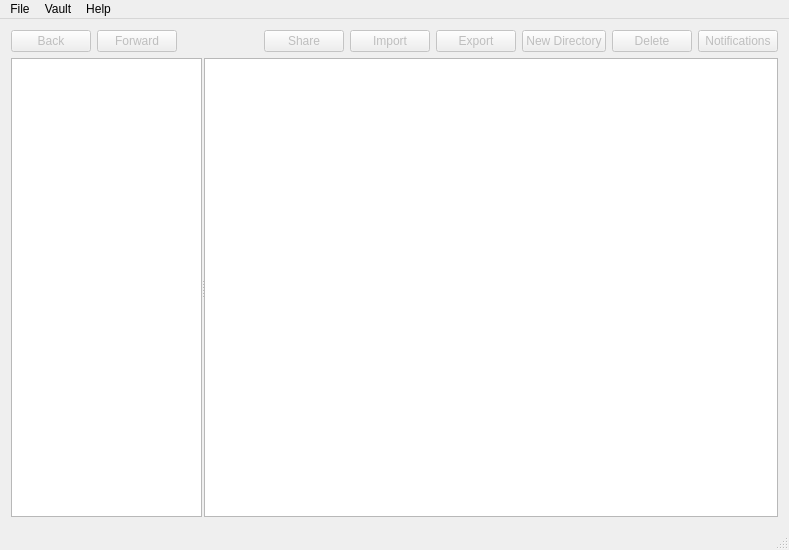
<?xml version="1.0" encoding="UTF-8"?>
<ui version="4.0">
 <class>MainWindow</class>
 <widget class="QMainWindow" name="MainWindow">
  <property name="geometry">
   <rect>
    <x>0</x>
    <y>0</y>
    <width>789</width>
    <height>550</height>
   </rect>
  </property>
  <property name="windowTitle">
   <string>PartitionSafe</string>
  </property>
  <property name="windowIcon">
   <iconset resource="../application.qrc">
    <normaloff>:/resource/icon.png</normaloff>:/resource/icon.png</iconset>
  </property>
  <property name="unifiedTitleAndToolBarOnMac">
   <bool>true</bool>
  </property>
  <widget class="QWidget" name="centralWidget">
   <layout class="QGridLayout" name="gridLayout">
    <item row="2" column="0">
     <layout class="QGridLayout" name="gridLayout_2">
      <item row="1" column="0">
       <widget class="QSplitter" name="splitter">
        <property name="autoFillBackground">
         <bool>true</bool>
        </property>
        <property name="frameShadow">
         <enum>QFrame::Raised</enum>
        </property>
        <property name="lineWidth">
         <number>1</number>
        </property>
        <property name="orientation">
         <enum>Qt::Horizontal</enum>
        </property>
        <property name="opaqueResize">
         <bool>false</bool>
        </property>
        <property name="handleWidth">
         <number>2</number>
        </property>
        <property name="childrenCollapsible">
         <bool>false</bool>
        </property>
        <widget class="QTreeView" name="treeViewFiles">
         <property name="sizePolicy">
          <sizepolicy hsizetype="Preferred" vsizetype="Expanding">
           <horstretch>1</horstretch>
           <verstretch>0</verstretch>
          </sizepolicy>
         </property>
         <property name="autoFillBackground">
          <bool>true</bool>
         </property>
         <property name="rootIsDecorated">
          <bool>true</bool>
         </property>
        </widget>
        <widget class="MainTreeViewFiles" name="treeViewExplorer">
         <property name="sizePolicy">
          <sizepolicy hsizetype="Expanding" vsizetype="Expanding">
           <horstretch>3</horstretch>
           <verstretch>0</verstretch>
          </sizepolicy>
         </property>
         <property name="alternatingRowColors">
          <bool>true</bool>
         </property>
         <property name="selectionMode">
          <enum>QAbstractItemView::ExtendedSelection</enum>
         </property>
         <property name="rootIsDecorated">
          <bool>false</bool>
         </property>
         <property name="itemsExpandable">
          <bool>false</bool>
         </property>
         <property name="sortingEnabled">
          <bool>true</bool>
         </property>
         <property name="animated">
          <bool>true</bool>
         </property>
         <property name="wordWrap">
          <bool>true</bool>
         </property>
        </widget>
       </widget>
      </item>
     </layout>
    </item>
    <item row="1" column="0">
     <layout class="QHBoxLayout" name="horizontalLayout">
      <item>
       <widget class="QPushButton" name="buttonBack">
        <property name="enabled">
         <bool>false</bool>
        </property>
        <property name="text">
         <string>Back</string>
        </property>
        <property name="flat">
         <bool>false</bool>
        </property>
       </widget>
      </item>
      <item>
       <widget class="QPushButton" name="buttonForward">
        <property name="enabled">
         <bool>false</bool>
        </property>
        <property name="text">
         <string>Forward</string>
        </property>
       </widget>
      </item>
      <item>
       <spacer name="horizontalSpacer">
        <property name="orientation">
         <enum>Qt::Horizontal</enum>
        </property>
        <property name="sizeHint" stdset="0">
         <size>
          <width>40</width>
          <height>20</height>
         </size>
        </property>
       </spacer>
      </item>
      <item>
       <widget class="QPushButton" name="buttonShare">
        <property name="enabled">
         <bool>false</bool>
        </property>
        <property name="toolTip">
         <string>Share</string>
        </property>
        <property name="text">
         <string>Share</string>
        </property>
       </widget>
      </item>
      <item>
       <widget class="QPushButton" name="buttonImport">
        <property name="enabled">
         <bool>false</bool>
        </property>
        <property name="text">
         <string>Import</string>
        </property>
       </widget>
      </item>
      <item>
       <widget class="QPushButton" name="buttonExport">
        <property name="enabled">
         <bool>false</bool>
        </property>
        <property name="text">
         <string>Export</string>
        </property>
       </widget>
      </item>
      <item>
       <widget class="QPushButton" name="buttonNewDirectory">
        <property name="enabled">
         <bool>false</bool>
        </property>
        <property name="text">
         <string>New Directory</string>
        </property>
       </widget>
      </item>
      <item>
       <widget class="QPushButton" name="buttonDelete">
        <property name="enabled">
         <bool>false</bool>
        </property>
        <property name="text">
         <string>Delete</string>
        </property>
       </widget>
      </item>
      <item>
       <widget class="QPushButton" name="buttonNotifications">
        <property name="enabled">
         <bool>false</bool>
        </property>
        <property name="text">
         <string>Notifications</string>
        </property>
       </widget>
      </item>
     </layout>
    </item>
   </layout>
  </widget>
  <widget class="QMenuBar" name="menuBar">
   <property name="geometry">
    <rect>
     <x>0</x>
     <y>0</y>
     <width>789</width>
     <height>22</height>
    </rect>
   </property>
   <widget class="QMenu" name="menuPartitionSafe">
    <property name="toolTip">
     <string>File</string>
    </property>
    <property name="title">
     <string>File</string>
    </property>
    <property name="toolTipsVisible">
     <bool>true</bool>
    </property>
    <widget class="QMenu" name="actionImports">
     <property name="enabled">
      <bool>false</bool>
     </property>
     <property name="title">
      <string>Import</string>
     </property>
     <addaction name="actionFile"/>
     <addaction name="actionFolder"/>
    </widget>
    <addaction name="actionNew"/>
    <addaction name="actionOpen"/>
    <addaction name="separator"/>
    <addaction name="actionImports"/>
    <addaction name="actionExport"/>
    <addaction name="separator"/>
    <addaction name="actionExit"/>
    <addaction name="separator"/>
    <addaction name="separator"/>
   </widget>
   <widget class="QMenu" name="menuHelp">
    <property name="title">
     <string>Help</string>
    </property>
    <addaction name="actionContact"/>
   </widget>
   <widget class="QMenu" name="menuVaultj">
    <property name="title">
     <string>Vault</string>
    </property>
    <addaction name="actionUser"/>
   </widget>
   <addaction name="menuPartitionSafe"/>
   <addaction name="menuVaultj"/>
   <addaction name="menuHelp"/>
  </widget>
  <widget class="QStatusBar" name="statusBar"/>
  <action name="actionOpen">
   <property name="text">
    <string>Open vault...</string>
   </property>
   <property name="shortcut">
    <string>Ctrl+O</string>
   </property>
  </action>
  <action name="actionNew">
   <property name="text">
    <string>New vault...</string>
   </property>
   <property name="shortcut">
    <string>Ctrl+N</string>
   </property>
  </action>
  <action name="actionExit">
   <property name="text">
    <string>Close vault</string>
   </property>
  </action>
  <action name="actionContact">
   <property name="text">
    <string>Contact...</string>
   </property>
  </action>
  <action name="actionExport">
   <property name="enabled">
    <bool>false</bool>
   </property>
   <property name="text">
    <string>Export files...</string>
   </property>
   <property name="shortcut">
    <string>Ctrl+E</string>
   </property>
  </action>
  <action name="actionFile">
   <property name="enabled">
    <bool>false</bool>
   </property>
   <property name="text">
    <string>File...</string>
   </property>
   <property name="shortcut">
    <string>Ctrl+I</string>
   </property>
  </action>
  <action name="actionFolder">
   <property name="enabled">
    <bool>false</bool>
   </property>
   <property name="text">
    <string>Folder...</string>
   </property>
   <property name="shortcut">
    <string>Ctrl+U</string>
   </property>
  </action>
  <action name="actionUser">
   <property name="text">
    <string>New User...</string>
   </property>
   <property name="toolTip">
    <string>Create a new user in this vault</string>
   </property>
   <property name="shortcut">
    <string>Ctrl+J</string>
   </property>
  </action>
 </widget>
 <layoutdefault spacing="6" margin="11"/>
 <customwidgets>
  <customwidget>
   <class>MainTreeViewFiles</class>
   <extends>QTreeView</extends>
   <header location="global">maintreeviewfiles.h</header>
  </customwidget>
 </customwidgets>
 <tabstops>
  <tabstop>treeViewFiles</tabstop>
  <tabstop>treeViewExplorer</tabstop>
 </tabstops>
 <resources>
  <include location="../application.qrc"/>
 </resources>
 <connections/>
</ui>
